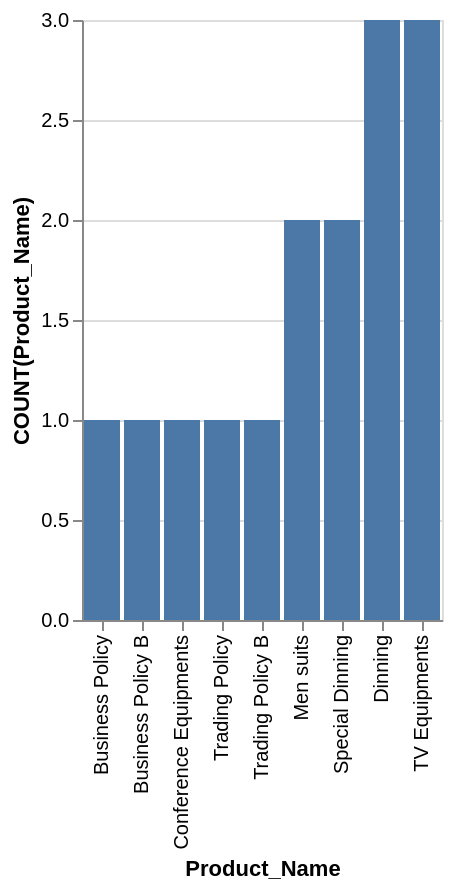

Vega-Lite specification for this chart:
### Vega-Lite specification from a JSON file in a GitHub repository (floating-point values rounded to 4 significant figures)
{"data": {"values": [{"x_data": "Business Policy", "y_data": 1}, {"x_data": "Business Policy B", "y_data": 1}, {"x_data": "Conference Equipments", "y_data": 1}, {"x_data": "Trading Policy", "y_data": 1}, {"x_data": "Trading Policy B", "y_data": 1}, {"x_data": "Men suits", "y_data": 2}, {"x_data": "Special Dinning", "y_data": 2}, {"x_data": "Dinning", "y_data": 3}, {"x_data": "TV Equipments", "y_data": 3}]}, "mark": "bar", "encoding": {"x": {"field": "x_data", "type": "nominal", "title": "Product_Name", "sort": {"op": "sum", "field": "y_data", "order": "ascending"}}, "y": {"field": "y_data", "type": "quantitative", "title": "COUNT(Product_Name)"}}}
